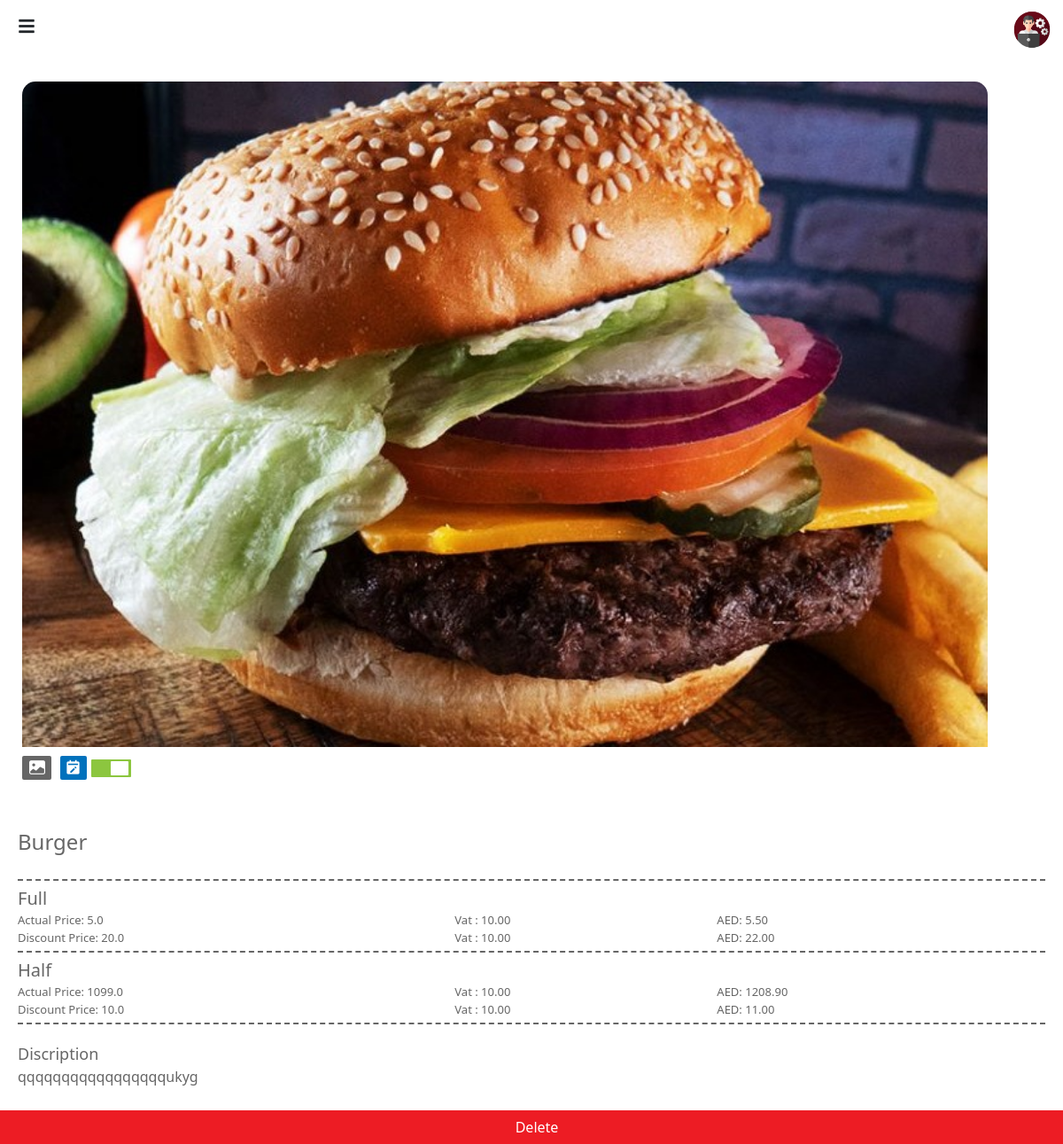
The app's page /product/33/ (signed in), older data.
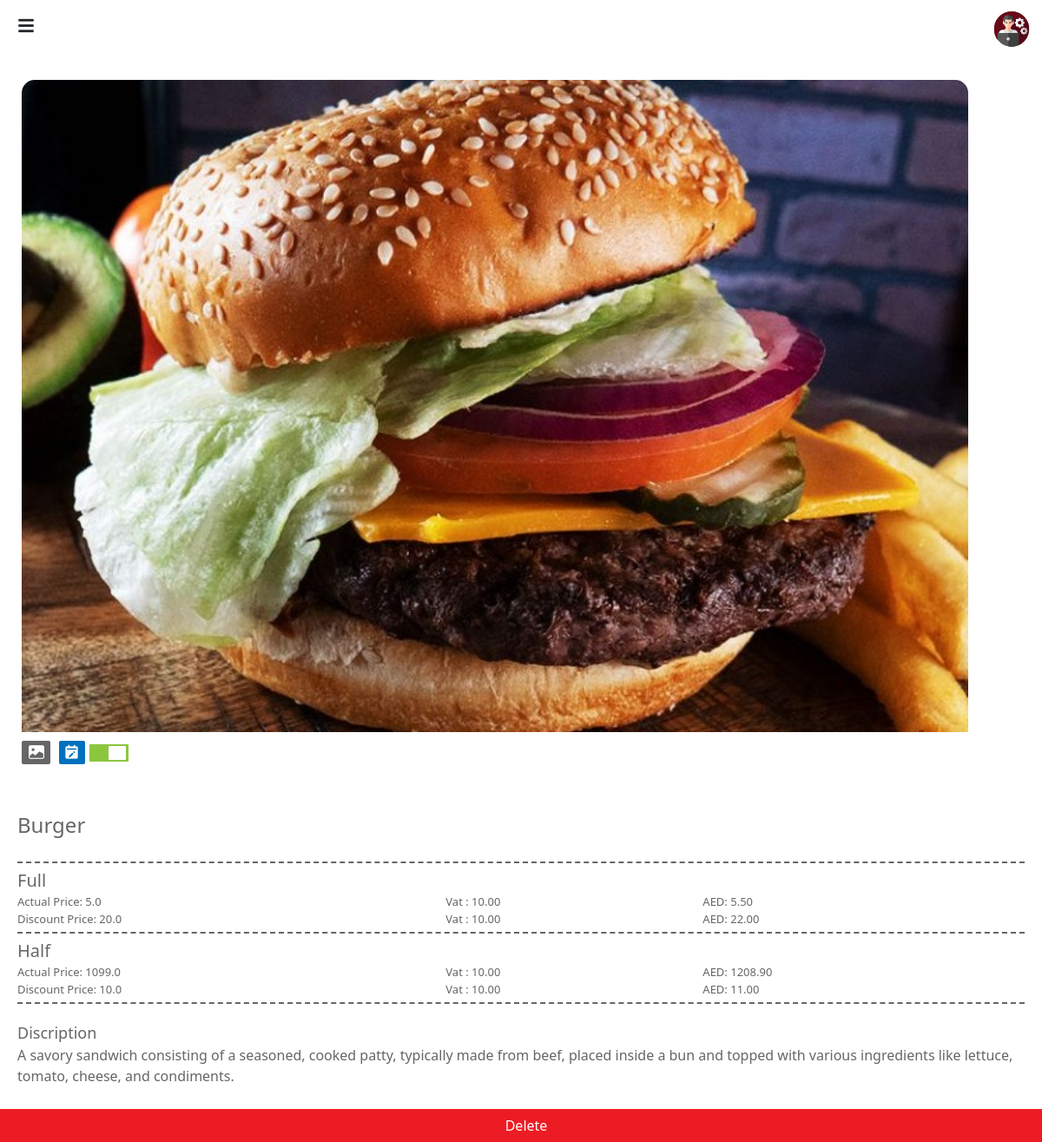
The same page, newer data.
### adminapp/models.py (models this page shows, shortened)
class Product(models.Model):
    name = models.CharField(max_length=100)
    category = models.ManyToManyField(Category)
    image = models.ImageField(upload_to='product_image', null=True)
    description = models.CharField(max_length=100, null=True)
    availability = models.BooleanField(default=False)

### adminapp/views.py (the view)
# urls.py: path('product/<int:product_id>/', views.product_detail, name='product_detail'),
@login_required
def product_detail(request, product_id):
    product = get_object_or_404(Product, pk=product_id)
    product_prices = product.productprice_set.all()
    for price in product_prices:
        price.actual_price_with_tax = price.calculate_actual_price_with_tax()
        price.discount_price_with_tax = price.calculate_discount_price_with_tax()
    return render(request, 'product_detail.html', {'product': product, 'product_prices': product_prices})

### adminapp/models.py (called while the page is built)
    def calculate_actual_price_with_tax(self):
        price = self.actual_price
        tax_amount = Decimal(price) * Decimal(self.tax) / 100
        actual_price_with_tax = Decimal(price) + tax_amount
        return actual_price_with_tax

    def calculate_discount_price_with_tax(self):
        if self.discount_price is not None:  # Check if discount price is available
            price = self.discount_price
        else:
            price = self.actual_price
        tax_amount = Decimal(price) * Decimal(self.tax) / 100
        discount_price_with_tax = Decimal(price) + tax_amount
        return discount_price_with_tax

### adminapp/templates/product_detail.html (shortened to what this page needs)
<!DOCTYPE html>
{% load static %}
<html lang="en">
<head>
    <link href="https://cdn.jsdelivr.net/npm/bootstrap@5.3.0-alpha3/dist/css/bootstrap.min.css" rel="stylesheet">
    <link rel="stylesheet" href="https://cdn.jsdelivr.net/npm/bootstrap-icons@1.10.5/font/bootstrap-icons.css">
    <link href='https://unpkg.com/boxicons@2.1.4/css/boxicons.min.css' rel='stylesheet'>
	<link rel="stylesheet" href="https://cdnjs.cloudflare.com/ajax/libs/font-awesome/5.15.4/css/all.min.css">
	<link rel="stylesheet" href="{% static 'css/product-detail.css' %}">
	<link rel="stylesheet" href="{% static 'css/animated.css' %}">
</head>
<body>
    <header>
        <div class="menu-icon" id="menuIcon">
            <i class="fas fa-bars"></i>
        </div>
        <div class="admin-profile">
            <img src="{% static 'images/admin.png' %}" alt="Image" width="50px" style="padding-top: 10px; margin-right: 10px;">
        </div>
    </header>
	<div class="container ">
		<div class="row">
		  	<div class="col-12 zoomIn">
				<div class="product-image">
					<img src="{{ product.image.url }}" alt="" class="centered-image">
				</div>
		  	</div>
		  	<div class="col-12 fade-in-left">
				<div class="buttons">
					<span>
						<a href="{% url 'edit_product_image' product_id=product.id %}" style="text-decoration: none;">
							<i class='bi bi-image-fill' style="background-color: #666666; color: #fff; padding-top: 1px;
																	padding-bottom: 2px; padding-left: 8px; padding-right: 7px;
																	border-radius: 2px; font-size: 18px;">
							</i>
						</a>
					</span>
					<span style="padding-left: 10px;">
						<a href="{% url 'edit_product' product.id %}" style="text-decoration: none;">
							<i class='bx bxs-calendar-edit' style="background-color: #0071bc; color: #fff; padding-top: 3px;
																	padding-bottom: 5px; padding-left: 5px; padding-right: 6px;
																	border-radius: 2px; font-size: 19px;">
							</i>
						</a>
					</span>
					<span style="padding-left: 5px;">
						<label class="switch">
							<span class="slider round"></span>
						</label>
					</span>
				</div>
		  	</div>
		</div>
	</div>
	<div class="items fade-up">
		<div class="product-name" >
			<h4>{{ product.name }}</h4>
		</div>
		{% for price in product_prices %}
			<div  class="price-name">
				{{ price.name }}
			</div>
			<div class="row" style="font-size: 13px; color: #666666;">
				<div class="col-5">
					<span>Actual Price: {{ price.actual_price }}</span>
				</div>
				<div class="col-3">
					<span>Vat :</span> <span>{{ price.tax }}</span>
				</div>
				<div class="col-4" style="font-weight: 500;">
					<span>AED:</span> <span>{{ price.actual_price_with_tax }}</span>
				</div>
			</div>
			<div class="row" style="font-size: 13px; padding-bottom: 5px; color: #666666;">
				<div class="col-5">
					<span>Discount Price: {{ price.discount_price }}</span>
				</div>
				<div class="col-3">
					<span>Vat :</span> <span>{{ price.tax }}</span>
				</div>
				<div class="col-4" style="font-weight: 500;">
					<span>AED:</span> <span>{{ price.discount_price_with_tax }}</span>
				</div>
			</div>
		{% endfor %}
		<div class="discription">
			<div style=" font-size: 18px; font-weight: 400;">Discription</div>
			<p>{{ product.description }}</p>
		</div>
	</div>
	<br>
	<br>
	<div class="delete-button">
		<a href="{% url 'product_delete' product.id %}" onclick="return confirm('Are you sure you want to cancel this order ?')">
			<button class="btn delete">
				Delete
			</button>
		</a>
	</div>
</body>
</html>

Row changes from the older to the newer data that the page shows:
changed Product "Burger": description "qqqqqqqqqqqqqqqqqukyg" → "A savory sandwich consisting of a seasoned, cooked patty, typically made from beef, placed inside a bun and topped with various ingredients like lettuce, tomato, cheese, and condiments."
